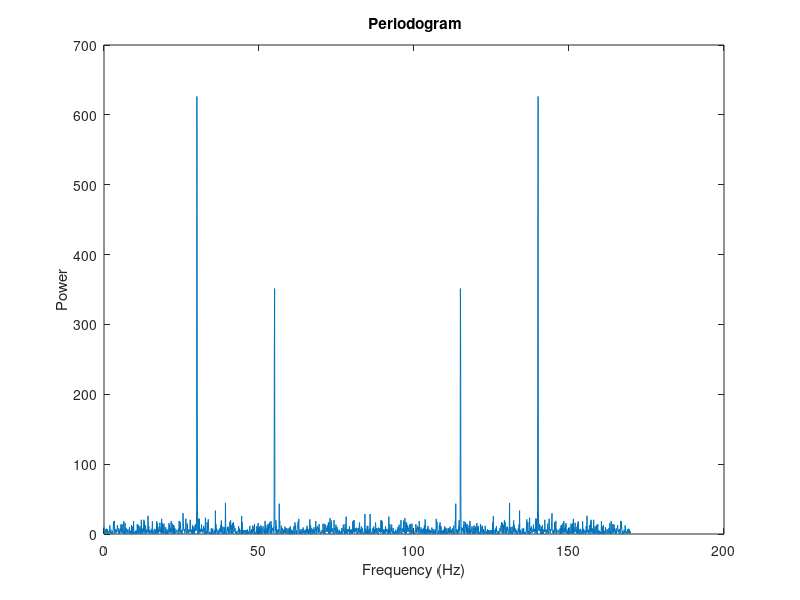
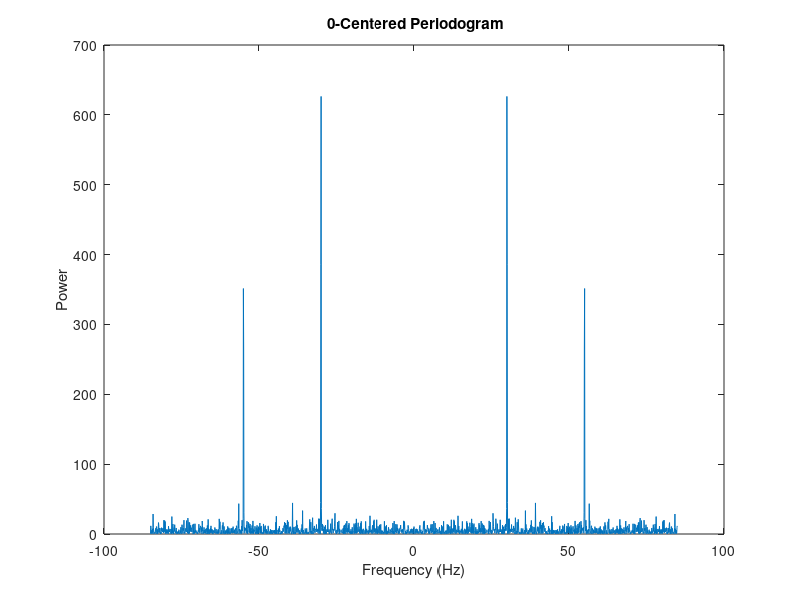
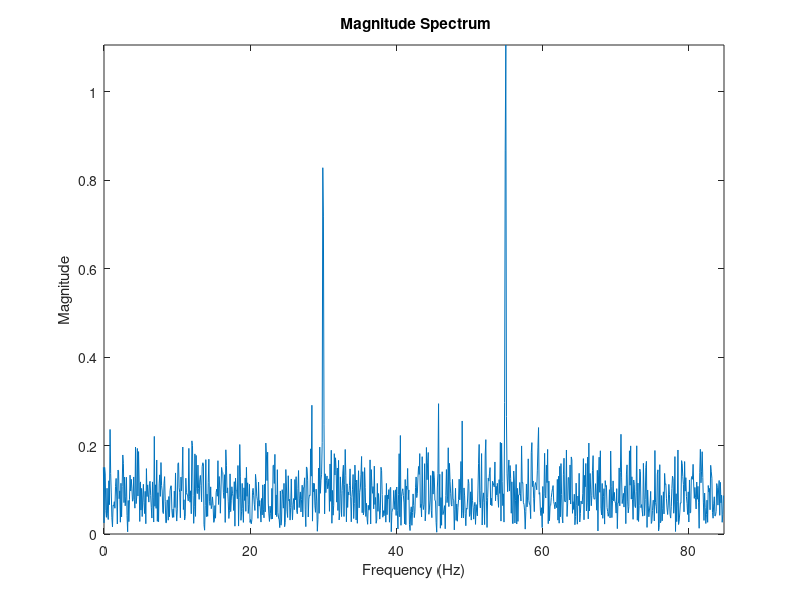

Here is the MATLAB script that generated these plots, in order:
fs = 170;
t = 0:1/fs:10-1/fs;
x = (1.3)*sin(2*pi*115*t) ...
    + (1.7)*sin(2*pi*140*(t-2)) ...
    + (2.5)*randn(size(t));
m = length(x);
n = pow2(nextpow2(m));
y = fft(x,n);
f = (0:n-1)*(fs/n);
power = y.*conj(y)/n;
figure(26)
plot(f,power)
xlabel('Frequency (Hz)')
ylabel('Power')
title('{\bf Periodogram}')

y0 = fftshift(y);
f0 = (-n/2:n/2-1)*(fs/n);
power0 = y0.*conj(y0)/n;
figure(27)
plot(f0,power0)
xlabel('Frequency (Hz)')
ylabel('Power')
title('{\bf 0-Centered Periodogram}')

figure(28)
mag0 = 2*abs(y)/n;
plot(f0,mag0)
axis([0 max(f0) 0 max(mag0)])
xlabel('Frequency (Hz)')
ylabel('Magnitude')
title('{\bf Magnitude Spectrum}')
